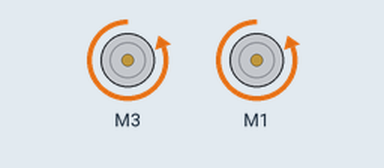
The sketch below on a simulated Arduino Leonardo, built with avr-gcc and run on an emulated ATmega32U4. Parts: 2 × DC motor (green arrow = forward, orange = backward, longer = faster). What the sketch prints to the serial monitor is not drawn.

Above: at 0.5 s.
At 5.0 s:
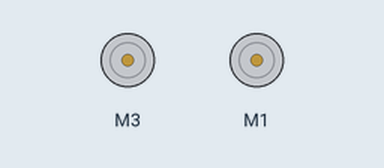
Timing chart, 0 to 6.9 s (numbered marks = the images above):
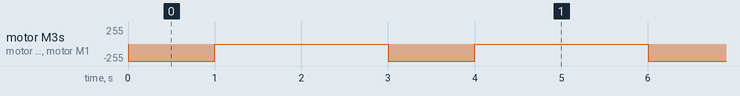

The sketch:

motor-test.ino
```cpp
// (licence header left out)
#include <Arduino.h>
#include "AFMotor.h"

AF_DCMotor motor1(3);
AF_DCMotor motor2(1);

void halt() {
    motor1.run(RELEASE);
    motor2.run(RELEASE);
}

void setup() {
  Serial.begin(9600);
  Serial.println("Motor test!");

  motor1.setSpeed(255);
  motor2.setSpeed(255);
  halt();
}

void loop() {
    motor1.run(BACKWARD);
    motor2.run(BACKWARD);
    delay(1000);
    halt();
    delay(2000);
}
```

Measured:
- by itself, motor M3, motor M1: alternates backward 255/255 for 1.0 s and stopped for 2.0 s
